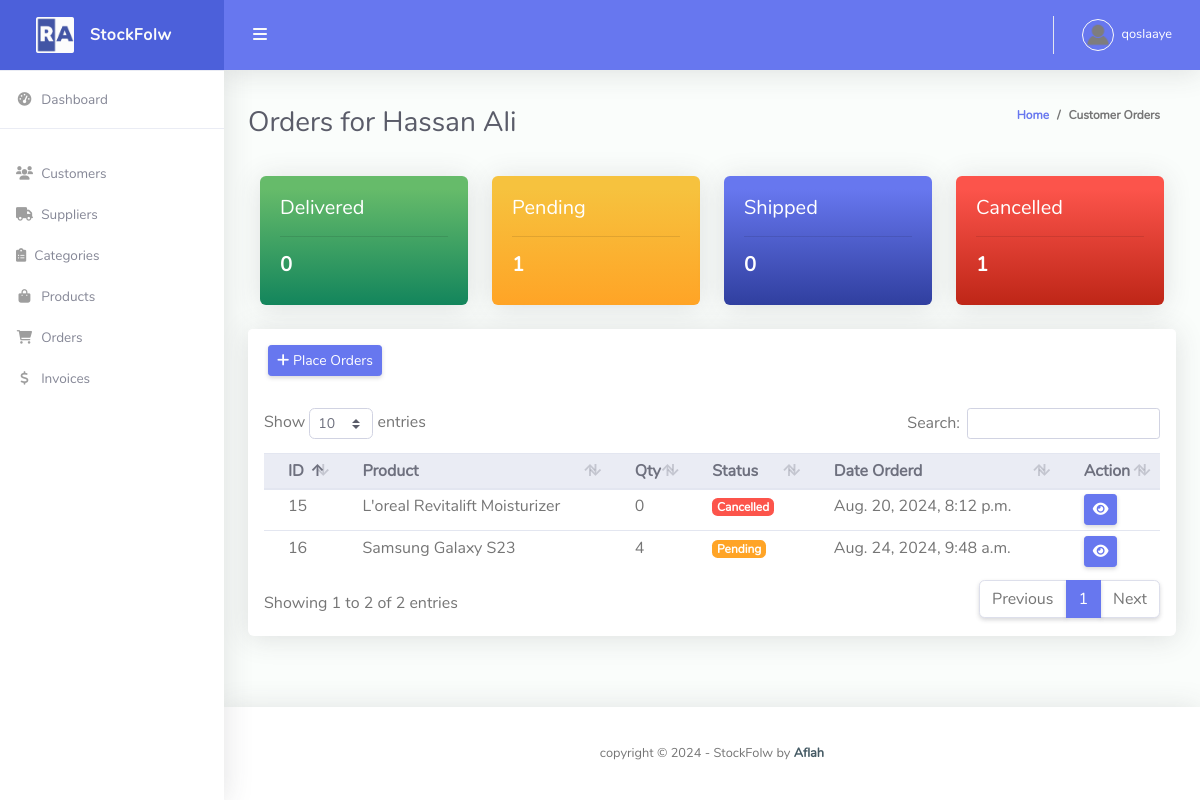
The app's page /customer/14/ (signed in), older data.
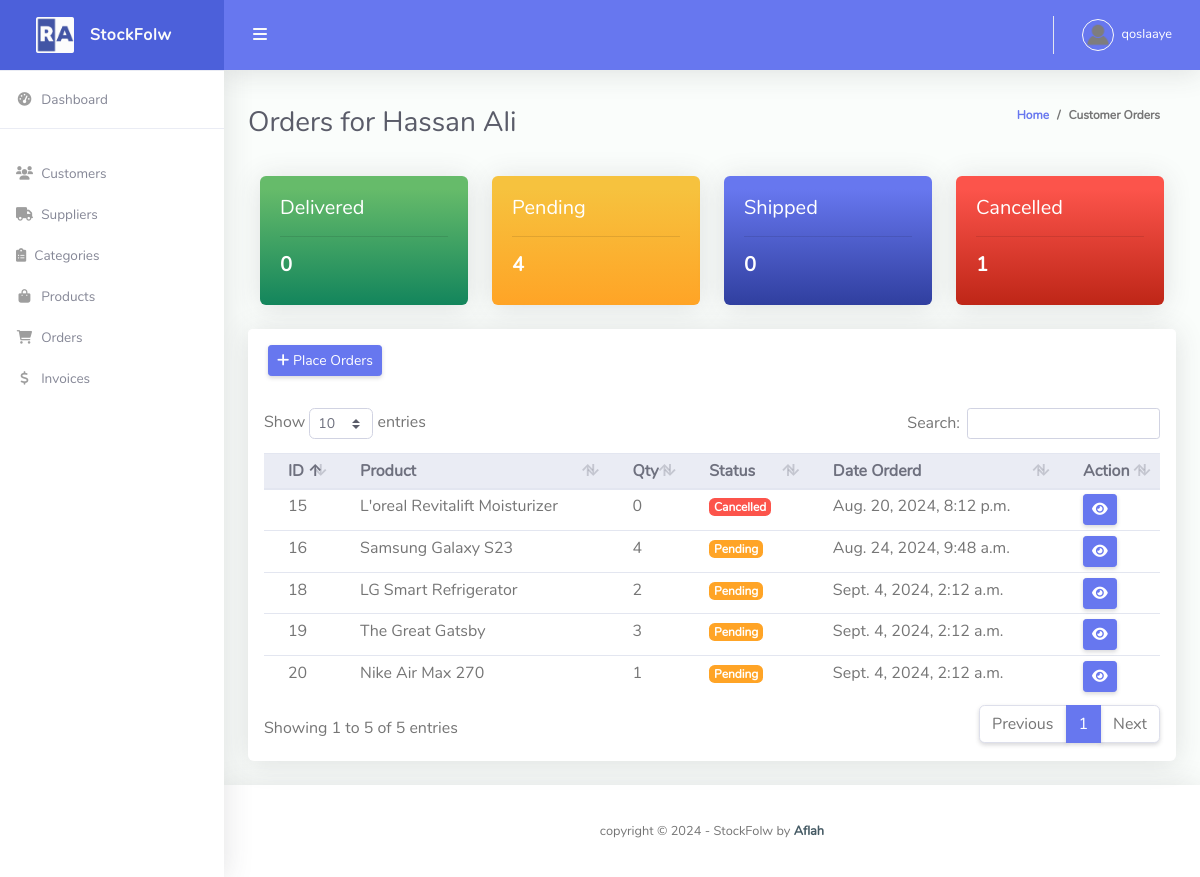
The same page, newer data.
### stockflow/models.py (models this page shows, shortened)
class Customer(models.Model):
    user = models.OneToOneField(User, null=True, blank=True, on_delete=models.CASCADE)
    name = models.CharField(max_length=200, null=True, blank=True)
    phone = models.CharField(max_length=200, null=True, blank=True)
    email = models.EmailField(max_length=200, null=True, blank=True)
    address = models.TextField(null=True, blank=True)
    profile_pic = models.ImageField(default="profile1.png", null=True, blank=True)
    date_created = models.DateTimeField(auto_now_add=True, null=True, blank=True)

class Order(models.Model):
    STATUS = (
        ('Pending', 'Pending'),
        ('Shipped', 'Shipped'),
        ('Delivered', 'Delivered'),
        ('Cancelled', 'Cancelled'),
    )
    customer = models.ForeignKey(Customer, on_delete=models.CASCADE)
    product = models.ForeignKey(Product, on_delete=models.CASCADE)
    quantity = models.PositiveIntegerField(default=1)
    status = models.CharField(max_length=200, choices=STATUS, default='Pending')
    date_created = models.DateTimeField(auto_now_add=True)

class Product(models.Model):
    name = models.CharField(max_length=200)
    description = models.TextField(blank=True, null=True)
    price = models.DecimalField(max_digits=10, decimal_places=2)
    quantity = models.PositiveIntegerField(default=0)
    category = models.ForeignKey(Category, on_delete=models.CASCADE)
    supplier = models.ForeignKey(Supplier, on_delete=models.CASCADE)
    created_at = models.DateTimeField(auto_now_add=True)
    updated_at = models.DateTimeField(auto_now=True)
    def __str__(self):
        return self.name

### stockflow/views.py (the view)
# urls.py: path('customer/<str:pk>/', views.customerOrders, name='customer_orders'),
@login_required(login_url='login')
def customerOrders(request, pk):
    try:
        customer = Customer.objects.get(id=pk)
    except Customer.DoesNotExist:
        messages.error(request, 'Customer does not exist.')
        return redirect('customer')
    orders = customer.order_set.all()
    pending_orders = orders.filter(status='Pending').count()
    shipped_orders = orders.filter(status='Shipped').count()
    delivered_orders = orders.filter(status='Delivered').count()
    cancelled_orders = orders.filter(status='Cancelled').count()
    context = {'customer': customer,
               'orders': orders,
               'pending_orders': pending_orders,
               'shipped_orders': shipped_orders,
               'delivered_orders': delivered_orders,
               'cancelled_orders': cancelled_orders,}
    return render(request, 'customer_orders.html', context)

### templates/customer_orders.html (shortened to what this page needs)
{% extends 'base.html' %}
{% block content %}
<div class="container-fluid" id="container-wrapper">
    <div class="d-sm-flex align-items-center justify-content-between mb-4">
        <h1 class="h3 mb-0 text-gray-800">Orders for {{ customer.name }}</h1>
        <ol class="breadcrumb">
            <li class="breadcrumb-item"><a href="{% url 'home' %}">Home</a></li>
            <li class="breadcrumb-item">Customer Orders</li>
        </ol>
    </div>
    <div class="col-lg-12">
        <div class="row">
            <div class="col-xl-3 col-md-6 mb-4">
                <div class="card bg-gradient-success font-weight-bold text-white">
                    <div class="h5 card-body">
                        Delivered
                        <hr>
                        <div class="font-weight-bold text-white">{{delivered_orders}}</div>
                    </div>
                </div>
            </div>
            <div class="col-xl-3 col-md-6 mb-4">
                <div class="card bg-gradient-warning font-weight-bold text-white">
                    <div class="h5 card-body">
                        Pending
                        <hr>
                        <div class="font-weight-bold text-white">{{ pending_orders }}</div>
                    </div>
                </div>
            </div>
            <div class="col-xl-3 col-md-6 mb-4">
                <div class="card bg-gradient-primary font-weight-bold text-white">
                    <div class="h5 card-body">
                        Shipped
                        <hr>
                        <div class="font-weight-bold text-white">{{ shipped_orders }}</div>
                    </div>
                </div>
            </div>
            <div class="col-xl-3 col-md-6 mb-4">
                <div class="card bg-gradient-danger font-weight-bold text-white">
                    <div class="h5 card-body">
                        Cancelled
                        <hr>
                        <div class="font-weight-bold text-white">{{ cancelled_orders }}</div>
                    </div>
                </div>
            </div>
        </div>
    </div>
    <div class="row">
        <div class="col-lg-12">
            <div class="card mb-4">
                <div class="card-header py-3 d-flex flex-row align-items-center justify-content-between">
                    <a href="{% url 'multiple_orders' customer.id %}" class="btn btn-sm btn-primary">
                        <i class="fas fa-plus"></i>
                        Place Orders
                    </a>
                </div>
                <div class="table-responsive p-3">
                    <table class="table align-items-center table-flush table-hover table-sm" id="dataTableHover">
                        <thead class="thead-light">
                            <tr>
                                <th>ID</th>
                                <th>Product</th>
                                <th>Qty</th>
                                <th>Status</th>
                                <th>Date Orderd</th>
                                <th>Action</th>
                            </tr>
                        </thead>
                        <tbody>
                            {% for order in orders %}
                            <tr>
                                <td>{{ order.id }}</td>
                                <td>{{ order.product }}</td>
                                <td>{{ order.quantity }}</td>
                                <td>
                                    {% if order.status == 'Pending' %}
                                    <span class="badge badge-warning">{{ order.status }}</span>
                                    {% elif order.status == 'Shipped' %}
                                    <span class="badge badge-primary">{{ order.status }}</span>
                                    {% elif order.status == 'Delivered' %}
                                    <span class="badge badge-success">{{ order.status }}</span>
                                    {% elif order.status == 'Cancelled' %}
                                    <span class="badge badge-danger">{{ order.status }}</span>
                                    {% endif %}
                                </td>
                                <td>{{ order.date_created}}</td>
                                <td>
                                    <a href="{% url 'update_order' order.id %}" class="btn btn-sm btn-primary">
                                        <i class="fas fa-eye"></i>
                                    </a>
                                </td>
                            </tr>
                            {% endfor %}
                        </tbody>
                    </table>
                </div>
            </div>
        </div>
    </div>
</div>
{% endblock %}

### templates/base.html (shortened to what this page needs)
{% load static %}
<!DOCTYPE html>
<html lang="en">
<head>
  <link href="https://cdnjs.cloudflare.com/ajax/libs/font-awesome/6.0.0-beta3/css/all.min.css" rel="stylesheet" type="text/css">
  <link href="{% static 'vendor/bootstrap/css/bootstrap.min.css' %}" rel="stylesheet" type="text/css">
  <link href="{% static 'css/ruang-admin.min.css' %}" rel="stylesheet">
  <link href="{% static 'vendor/datatables/dataTables.bootstrap4.min.css' %}" rel="stylesheet">
  </head>
<body id="page-top">
  <div id="wrapper">
    {% include 'partials/sidebar.html' %}
    <div id="content-wrapper" class="d-flex flex-column">
      <div id="content">
        {% include 'partials/topbar.html' %}
        {% block content %}
        {% endblock %}
      </div>
      {% include 'partials/footer.html' %}
    </div>
  </div>
</body>
</html>

### templates/partials/sidebar.html
{% load static %}
<ul class="navbar-nav sidebar sidebar-light accordion" id="accordionSidebar">
    <a class="sidebar-brand d-flex align-items-center justify-content-center" href="/">
        <div class="sidebar-brand-icon">
            <img src="{% static 'img/logo/logo2.png' %}">
        </div>
        <div class="sidebar-brand-text mx-3">StockFolw</div>
    </a>
    <hr class="sidebar-divider my-0">
    <li class="nav-item {% if request.path == '/' %}active{% endif %}">
        <a class="nav-link" href="/">
            <i class="fas fa-fw fa-tachometer-alt"></i>
            <span>Dashboard</span></a>
    </li>
    <hr class="sidebar-divider">
    <li class="nav-item {% if request.path == '/customer/' %}active{% endif %}">
        <a class="nav-link" href="{% url 'customer' %}">
            <i class="fas fa-fw fa-users"></i>
            <span>Customers</span>
        </a>
    </li>
    <li class="nav-item {% if request.path == '/supplier/' %}active{% endif %}">
        <a class="nav-link" href="{% url 'supplier' %}">
            <i class="fas fa-fw fa-truck"></i>
            <span>Suppliers</span>
        </a>
    </li>
    <li class="nav-item {% if request.path == '/category/' %}active{% endif %}">
        <a class="nav-link" href="{% url 'category' %}">
            <i class="fas fa-clipboard-list"></i>
            <span>Categories</span>
        </a>
    </li>
    <li class="nav-item {% if request.path == '/product/' %}active{% endif %}">
        <a class="nav-link" href="{% url 'product' %}">
            <i class="fas fa-fw fa-shopping-bag"></i>
            <span>Products</span>
        </a>
    </li>
    <li class="nav-item {% if request.path == '/order/' %}active{% endif %}">
        <a class="nav-link" href="{% url 'order' %}">
            <i class="fas fa-fw fa-shopping-cart"></i>
            <span>Orders</span>
        </a>
    </li>
    <li class="nav-item {% if request.path == '/invoice/' %}active{% endif %}">
        <a class="nav-link" href="{% url 'invoice' %}">
            <i class="fas fa-fw fa-dollar-sign"></i>
            <span>Invoices</span>
        </a>
    </li>
</ul>

### templates/partials/topbar.html (shortened to what this page needs)
{% load static %}
<nav class="navbar navbar-expand navbar-light bg-navbar topbar mb-4 static-top">
    <button id="sidebarToggleTop" class="btn btn-link rounded-circle mr-3">
        <i class="fa fa-bars"></i>
    </button>
    <ul class="navbar-nav ml-auto">
        <li class="nav-item dropdown no-arrow">
            <a class="nav-link dropdown-toggle" href="#" id="userDropdown" role="button" data-toggle="dropdown"
                aria-haspopup="true" aria-expanded="false">
                {% if request.user.customer.profile_pic %}
                <img class="img-profile rounded-circle" src="{{request.user.customer.profile_pic.url}}"
                    style="max-width: 60px">
                {% else %}
                <img class="img-profile rounded-circle" src="{% static 'img/Testro.jpg' %}" style="max-width: 60px">
                {% endif %}
                <span class="ml-2 d-none d-lg-inline text-white small">{{request.user}}</span>
            </a>
        </li>
    </ul>
</nav>

### templates/partials/footer.html
<footer class="sticky-footer bg-white">
    <div class="container my-auto py-2">
        <div class="copyright text-center my-auto">
            <span>copyright &copy;
                <script> document.write(new Date().getFullYear()); </script> - StockFolw by
                <b><a href="#" target="_blank">Aflah</a></b>
            </span>
        </div>
    </div>
</footer>

Row changes from the older to the newer data that the page shows:
added Order: id "18", product "LG Smart Refrigerator", quantity "2", status "Pending", date_created "Sept. 4, 2024, 2:12 a.m."
added Order: id "19", product "The Great Gatsby", quantity "3", status "Pending", date_created "Sept. 4, 2024, 2:12 a.m."
added Order: id "20", product "Nike Air Max 270", quantity "1", status "Pending", date_created "Sept. 4, 2024, 2:12 a.m."
Text that changed along with them:
{{ pending_orders }}: "1" → "4"
text written by a page script: "Show entries Search: Showing 1 to 2 of 2 entries Previous 1 Next" → "Show entries Search: Showing 1 to 5 of 5 entries Previous 1 Next"
